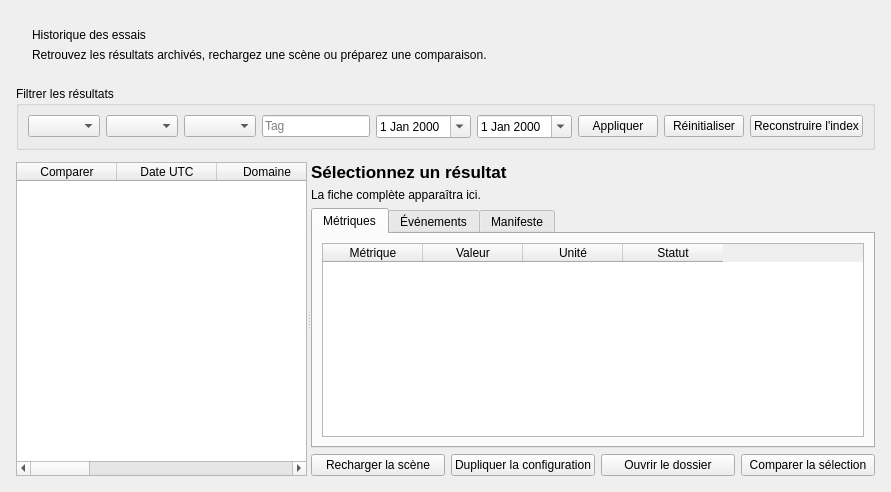
<ui version="4.0">
  <class>ResultsPage</class>
  <widget class="QWidget" name="ResultsPage">
    <layout class="QVBoxLayout" name="historyLayout" stretch="0,0,1">
      <property name="leftMargin">
        <number>16</number>
      </property>
      <property name="topMargin">
        <number>16</number>
      </property>
      <property name="rightMargin">
        <number>16</number>
      </property>
      <property name="bottomMargin">
        <number>16</number>
      </property>
      <property name="spacing">
        <number>12</number>
      </property>
      <item>
        <widget class="QFrame" name="historyIntroFrame">
          <layout class="QVBoxLayout" name="historyIntroLayout">
            <property name="leftMargin">
              <number>16</number>
            </property>
            <property name="topMargin">
              <number>12</number>
            </property>
            <property name="rightMargin">
              <number>16</number>
            </property>
            <property name="bottomMargin">
              <number>12</number>
            </property>
            <item>
              <widget class="QLabel" name="historyTitleLabel">
                <property name="text">
                  <string>Historique des essais</string>
                </property>
              </widget>
            </item>
            <item>
              <widget class="QLabel" name="historyDescriptionLabel">
                <property name="text">
                  <string>Retrouvez les résultats archivés, rechargez une scène ou préparez une comparaison.</string>
                </property>
              </widget>
            </item>
          </layout>
        </widget>
      </item>
      <item>
        <widget class="QGroupBox" name="filtersGroup">
          <property name="title">
            <string>Filtrer les résultats</string>
          </property>
          <layout class="QGridLayout" name="filtersLayout">
            <item row="0" column="0">
              <widget class="QComboBox" name="domainFilterCombo" />
            </item>
            <item row="0" column="1">
              <widget class="QComboBox" name="algorithmFilterCombo" />
            </item>
            <item row="0" column="2">
              <widget class="QComboBox" name="stateFilterCombo" />
            </item>
            <item row="0" column="3">
              <widget class="QLineEdit" name="tagFilterEdit">
                <property name="placeholderText">
                  <string>Tag</string>
                </property>
              </widget>
            </item>
            <item row="0" column="4">
              <widget class="QDateEdit" name="dateFromEdit">
                <property name="calendarPopup">
                  <bool>true</bool>
                </property>
                <property name="specialValueText">
                  <string>Depuis</string>
                </property>
              </widget>
            </item>
            <item row="0" column="5">
              <widget class="QDateEdit" name="dateToEdit">
                <property name="calendarPopup">
                  <bool>true</bool>
                </property>
                <property name="specialValueText">
                  <string>Jusqu'au</string>
                </property>
              </widget>
            </item>
            <item row="0" column="6">
              <widget class="QPushButton" name="applyFiltersButton">
                <property name="text">
                  <string>Appliquer</string>
                </property>
              </widget>
            </item>
            <item row="0" column="7">
              <widget class="QPushButton" name="resetFiltersButton">
                <property name="text">
                  <string>Réinitialiser</string>
                </property>
              </widget>
            </item>
            <item row="0" column="8">
              <widget class="QPushButton" name="refreshHistoryButton">
                <property name="text">
                  <string>Reconstruire l'index</string>
                </property>
              </widget>
            </item>
          </layout>
        </widget>
      </item>
      <item>
        <widget class="QSplitter" name="historySplitter">
          <property name="orientation">
            <enum>Qt::Horizontal</enum>
          </property>
          <widget class="QTableWidget" name="historyTable">
            <property name="selectionBehavior">
              <enum>QAbstractItemView::SelectRows</enum>
            </property>
            <property name="selectionMode">
              <enum>QAbstractItemView::SingleSelection</enum>
            </property>
            <property name="sortingEnabled">
              <bool>true</bool>
            </property>
            <property name="columnCount">
              <number>9</number>
            </property>
            <column>
              <property name="text">
                <string>Comparer</string>
              </property>
            </column>
            <column>
              <property name="text">
                <string>Date UTC</string>
              </property>
            </column>
            <column>
              <property name="text">
                <string>Domaine</string>
              </property>
            </column>
            <column>
              <property name="text">
                <string>Variante</string>
              </property>
            </column>
            <column>
              <property name="text">
                <string>Run</string>
              </property>
            </column>
            <column>
              <property name="text">
                <string>Dataset / scénario</string>
              </property>
            </column>
            <column>
              <property name="text">
                <string>Séquence</string>
              </property>
            </column>
            <column>
              <property name="text">
                <string>État</string>
              </property>
            </column>
            <column>
              <property name="text">
                <string>Métriques</string>
              </property>
            </column>
          </widget>
          <widget class="QWidget" name="detailPanel" native="true">
            <layout class="QVBoxLayout" name="detailLayout">
              <item>
                <widget class="QLabel" name="detailTitleLabel">
                  <property name="text">
                    <string>Sélectionnez un résultat</string>
                  </property>
                  <property name="styleSheet">
                    <string notr="true">font-size: 17px; font-weight: 700;</string>
                  </property>
                </widget>
              </item>
              <item>
                <widget class="QLabel" name="detailSummaryLabel">
                  <property name="text">
                    <string>La fiche complète apparaîtra ici.</string>
                  </property>
                  <property name="wordWrap">
                    <bool>true</bool>
                  </property>
                </widget>
              </item>
              <item>
                <widget class="QTabWidget" name="detailTabs">
                  <widget class="QWidget" name="detailMetricsTab">
                    <attribute name="title">
                      <string>Métriques</string>
                    </attribute>
                    <layout class="QVBoxLayout" name="detailMetricsLayout">
                      <item>
                        <widget class="QTableWidget" name="detailMetricsTable">
                          <property name="columnCount">
                            <number>4</number>
                          </property>
                          <column>
                            <property name="text">
                              <string>Métrique</string>
                            </property>
                          </column>
                          <column>
                            <property name="text">
                              <string>Valeur</string>
                            </property>
                          </column>
                          <column>
                            <property name="text">
                              <string>Unité</string>
                            </property>
                          </column>
                          <column>
                            <property name="text">
                              <string>Statut</string>
                            </property>
                          </column>
                        </widget>
                      </item>
                    </layout>
                  </widget>
                  <widget class="QWidget" name="detailEventsTab">
                    <attribute name="title">
                      <string>Événements</string>
                    </attribute>
                    <layout class="QVBoxLayout" name="detailEventsLayout">
                      <item>
                        <widget class="QTableWidget" name="detailEventsTable">
                          <property name="columnCount">
                            <number>4</number>
                          </property>
                          <column>
                            <property name="text">
                              <string>Temps</string>
                            </property>
                          </column>
                          <column>
                            <property name="text">
                              <string>Type</string>
                            </property>
                          </column>
                          <column>
                            <property name="text">
                              <string>État</string>
                            </property>
                          </column>
                          <column>
                            <property name="text">
                              <string>Message</string>
                            </property>
                          </column>
                        </widget>
                      </item>
                    </layout>
                  </widget>
                  <widget class="QWidget" name="detailJsonTab">
                    <attribute name="title">
                      <string>Manifeste</string>
                    </attribute>
                    <layout class="QVBoxLayout" name="detailJsonLayout">
                      <item>
                        <widget class="QPlainTextEdit" name="detailJsonEdit">
                          <property name="readOnly">
                            <bool>true</bool>
                          </property>
                        </widget>
                      </item>
                    </layout>
                  </widget>
                </widget>
              </item>
              <item>
                <layout class="QHBoxLayout" name="detailButtonsLayout">
                  <item>
                    <widget class="QPushButton" name="replayButton">
                      <property name="text">
                        <string>Recharger la scène</string>
                      </property>
                    </widget>
                  </item>
                  <item>
                    <widget class="QPushButton" name="duplicateButton">
                      <property name="text">
                        <string>Dupliquer la configuration</string>
                      </property>
                    </widget>
                  </item>
                  <item>
                    <widget class="QPushButton" name="openResultFolderButton">
                      <property name="text">
                        <string>Ouvrir le dossier</string>
                      </property>
                    </widget>
                  </item>
                  <item>
                    <widget class="QPushButton" name="compareButton">
                      <property name="text">
                        <string>Comparer la sélection</string>
                      </property>
                    </widget>
                  </item>
                </layout>
              </item>
            </layout>
          </widget>
        </widget>
      </item>
    </layout>
  </widget>
  <customwidgets>
    <customwidget>
      <class>drone_agricole::ui::TrajectoryView</class>
      <extends>QWidget</extends>
      <header>drone_agricole/ui/TrajectoryView.hpp</header>
      <container>1</container>
    </customwidget>
    <customwidget>
      <class>drone_agricole::ui::MetricsPlotWidget</class>
      <extends>QWidget</extends>
      <header>drone_agricole/ui/MetricsPlotWidget.hpp</header>
      <container>1</container>
    </customwidget>
  </customwidgets>
</ui>
